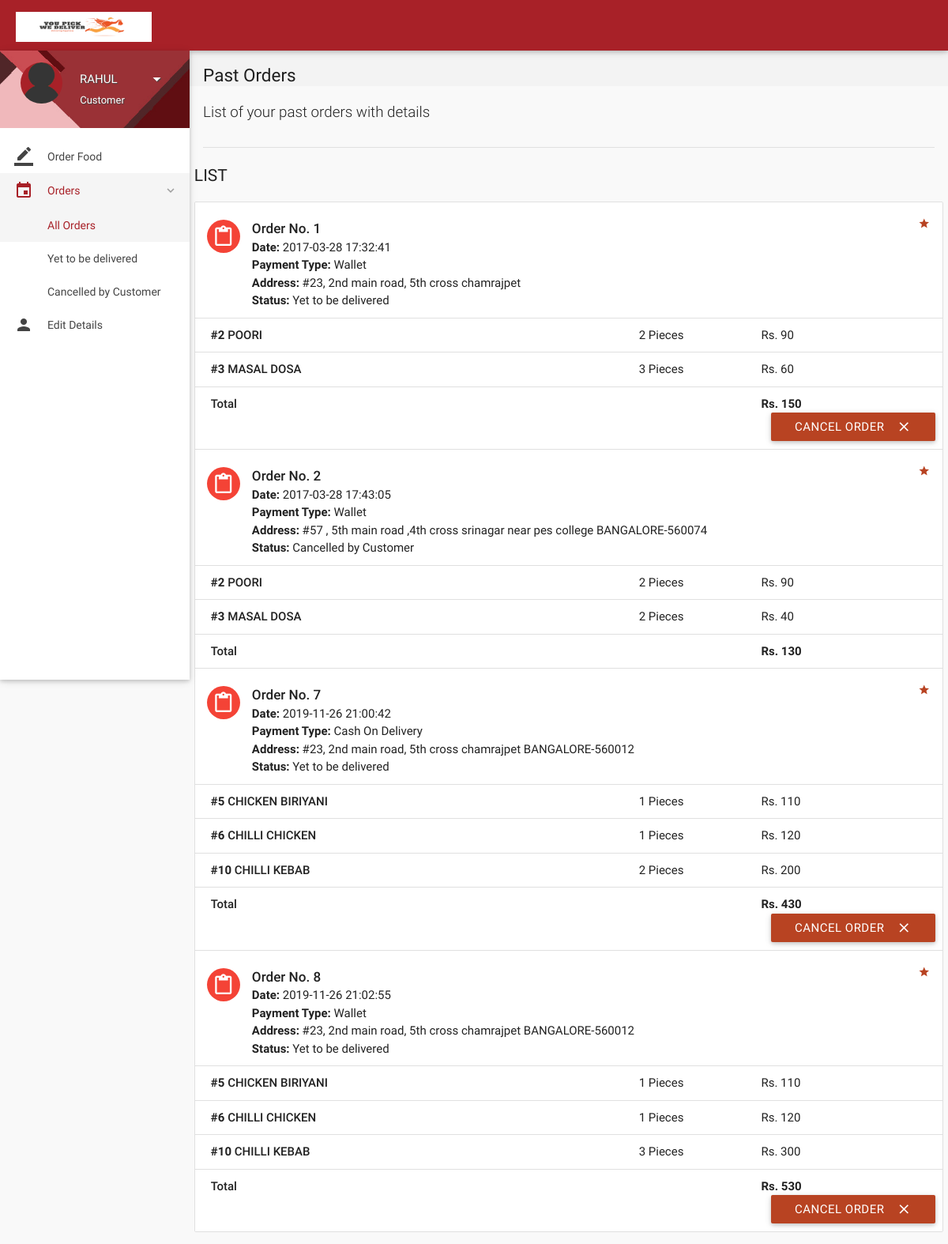
Page /orders.php (signed in) on the committed database.
### tables this page shows
CREATE TABLE `orders` (
  `id` int(11) NOT NULL,
  `customer_id` int(11) NOT NULL,
  `address` varchar(300) NOT NULL,
  `date` datetime NOT NULL DEFAULT current_timestamp(),
  `payment_type` varchar(16) NOT NULL DEFAULT 'Wallet',
  `total` int(11) NOT NULL,
  `status` varchar(25) NOT NULL DEFAULT 'Yet to be delivered',
  `deleted` tinyint(4) NOT NULL DEFAULT 0
);

CREATE TABLE `order_details` (
  `id` int(11) NOT NULL,
  `order_id` int(11) NOT NULL,
  `item_id` int(11) NOT NULL,
  `quantity` int(11) NOT NULL,
  `price` int(11) NOT NULL
);

CREATE TABLE `items` (
  `id` int(11) NOT NULL,
  `name` varchar(20) NOT NULL,
  `price` int(11) NOT NULL,
  `deleted` tinyint(4) NOT NULL DEFAULT 0
);

### includes/connect.php (called while the page is built, shortened)
<?php
$name = $_SESSION['name'];
$role = $_SESSION['role'];
?>

### includes/wallet.php (called while the page is built, shortened)
<?php
$user_id=$_SESSION['user_id'];
?>

### orders.php (the view, shortened to what this page needs)
<?php
include 'includes/connect.php';
include 'includes/wallet.php';
	if($_SESSION['customer_sid']==session_id())
	{
		?>
<!DOCTYPE html>
<html lang="en">
<head>
  <link href="css/materialize.min.css" type="text/css" rel="stylesheet" media="screen,projection">
  <link href="css/style.min.css" type="text/css" rel="stylesheet" media="screen,projection">
  <link href="css/custom/custom.min.css" type="text/css" rel="stylesheet" media="screen,projection">
  <link href="js/plugins/perfect-scrollbar/perfect-scrollbar.css" type="text/css" rel="stylesheet" media="screen,projection">
</head>
<body>
  <header id="header" class="page-topbar">
        <div class="navbar-fixed">
            <nav class="navbar-color">
                <div class="nav-wrapper">
                    <ul class="left">
                      <li><h1 class="logo-wrapper"><a href="index.php" class="brand-logo darken-1"><img src="images/l.png" alt="logo"></a> <span class="logo-text">Logo</span></h1></li>
                    </ul>
                </div>
            </nav>
        </div>
  </header>
  <div id="main">
    <div class="wrapper">
      <aside id="left-sidebar-nav">
        <ul id="slide-out" class="side-nav fixed leftside-navigation">
            <li class="user-details cyan darken-2">
            <div class="row">
                <div class="col col s4 m4 l4">
                    <img src="images/avatar.jpg" alt="" class="circle responsive-img valign profile-image">
                </div>
                <div class="col col s8 m8 l8">
                    <a class="btn-flat dropdown-button waves-effect waves-light white-text profile-btn" href="#" data-activates="profile-dropdown"><?php echo $name;?> <i class="mdi-navigation-arrow-drop-down right"></i></a>
                    <p class="user-roal"><?php echo $role;?></p>
                </div>
            </div>
            </li>
            <li class="bold"><a href="index.php" class="waves-effect waves-cyan"><i class="mdi-editor-border-color"></i> Order Food</a>
            </li>
                <li class="no-padding">
                    <ul class="collapsible collapsible-accordion">
                        <li class="bold"><a class="collapsible-header waves-effect waves-cyan active"><i class="mdi-editor-insert-invitation"></i> Orders</a>
                            <div class="collapsible-body">
                                <ul>
								<li class="<?php
								if(!isset($_GET['status'])){
										echo 'active';
									}?>
									"><a href="orders.php">All Orders</a>
                                </li>
								<?php
									$sql = mysqli_query($con, "SELECT DISTINCT status FROM orders  WHERE customer_id = $user_id;;");
									while($row = mysqli_fetch_array($sql)){
                                    echo '<li class='.(isset($_GET['status'])?($status == $_GET['status'] ? 'active' : ''): '').'><a href="orders.php?status='.$row['status'].'">'.$row['status'].'</a>
                                    </li>';
									}
									?>
                                </ul>
                            </div>
                        </li>
                    </ul>
                </li>
            <li class="bold"><a href="details.php" class="waves-effect waves-cyan"><i class="mdi-social-person"></i> Edit Details</a>
            </li>
        </ul>
        </aside>
      <section id="content">
        <div id="breadcrumbs-wrapper">
          <div class="container">
            <div class="row">
              <div class="col s12 m12 l12">
                <h5 class="breadcrumbs-title">Past Orders</h5>
              </div>
            </div>
          </div>
        </div>
        <div class="container">
          <p class="caption">List of your past orders with details</p>
          <div class="divider"></div>
<div id="work-collections" class="seaction">
					<?php
					if(isset($_GET['status'])){
						$status = $_GET['status'];
					}
					else{
						$status = '%';
					}
					$sql = mysqli_query($con, "SELECT * FROM orders WHERE customer_id = $user_id AND status LIKE '$status';;");
					echo '              <div class="row">
                <div>
                    <h4 class="header">List</h4>
                    <ul id="issues-collection" class="collection">';
					while($row = mysqli_fetch_array($sql))
					{
						$status = $row['status'];
						echo '<li class="collection-item avatar">
                              <i class="mdi-content-content-paste red circle"></i>
                              <span class="collection-header">Order No. '.$row['id'].'</span>
                              <p><strong>Date:</strong> '.$row['date'].'</p>
                              <p><strong>Payment Type:</strong> '.$row['payment_type'].'</p>
							  <p><strong>Address: </strong>'.$row['address'].'</p>
                              <p><strong>Status:</strong> '.($status=='Paused' ? 'Paused <a  data-position="bottom" data-delay="50" data-tooltip="Please contact administrator for further details." class="btn-floating waves-effect waves-light tooltipped cyan">    ?</a>' : $status).'</p>
							  '.(!empty($row['description']) ? '<p><strong>Note: </strong>'.$row['description'].'</p>' : '').'
							  <a href="#" class="secondary-content"><i class="mdi-action-grade"></i></a>
                              </li>';
						$order_id = $row['id'];
						$sql1 = mysqli_query($con, "SELECT * FROM order_details WHERE order_id = $order_id;");
						while($row1 = mysqli_fetch_array($sql1))
						{
							$item_id = $row1['item_id'];
							$sql2 = mysqli_query($con, "SELECT * FROM items WHERE id = $item_id;");
							while($row2 = mysqli_fetch_array($sql2)){
								$item_name = $row2['name'];
							}
							echo '<li class="collection-item">
                            <div class="row">
                            <div class="col s7">
                            <p class="collections-title"><strong>#'.$row1['item_id'].'</strong> '.$item_name.'</p>
                            </div>
                            <div class="col s2">
                            <span>'.$row1['quantity'].' Pieces</span>
                            </div>
                            <div class="col s3">
                            <span>Rs. '.$row1['price'].'</span>
                            </div>
                            </div>
                            </li>';
							$id = $row1['order_id'];
						}
								echo'<li class="collection-item">
                                        <div class="row">
                                            <div class="col s7">
                                                <p class="collections-title"> Total</p>
                                            </div>
                                            <div class="col s2">
											<span> </span>
                                            </div>
                                            <div class="col s3">
                                                <span><strong>Rs. '.$row['total'].'</strong></span>
                                            </div>';
								if(!preg_match('/^Cancelled/', $status)){
									if($status != 'Delivered'){
								echo '<form action="routers/cancel-order.php" method="post">
										<input type="hidden" value="'.$id.'" name="id">
										<input type="hidden" value="Cancelled by Customer" name="status">
										<input type="hidden" value="'.$row['payment_type'].'" name="payment_type">
										<button class="btn waves-effect waves-light right submit" type="submit" name="action">Cancel Order
                                              <i class="mdi-content-clear right"></i>
										</button>
										</form>';
								}
								}
								echo'</div></li>';
					}
					?>
					 </ul>
                </div>
              </div>
            </div>
        </div>
      </section>
    </div>
  </div>
</body>
</html>
<?php
	}
?>

### rows in the picture
orders: id "1", date "2017-03-28 17:32:41", payment_type "Wallet", address "#23, 2nd main road, 5th cross chamrajpet", status "Yet to be delivered", total "150"
order_details: item "2", item.name "POORI", quantity "2", price "90"
order_details: item "3", item.name "MASAL DOSA", quantity "3", price "60"
orders: id "2", date "2017-03-28 17:43:05", payment_type "Wallet", address "#57 , 5th main road ,4th cross srinagar near pes college BANGALORE-560074", status "Cancelled by Customer", total "130"
order_details: item "2", item.name "POORI", quantity "2", price "90"
order_details: item "3", item.name "MASAL DOSA", quantity "2", price "40"
orders: id "7", date "2019-11-26 21:00:42", payment_type "Cash On Delivery", address "#23, 2nd main road, 5th cross chamrajpet BANGALORE-560012", status "Yet to be delivered", total "430"
order_details: item "5", item.name "CHICKEN BIRIYANI", quantity "1", price "110"
order_details: item "6", item.name "CHILLI CHICKEN", quantity "1", price "120"
order_details: item "10", item.name "CHILLI KEBAB", quantity "2", price "200"
orders: id "8", date "2019-11-26 21:02:55", payment_type "Wallet", address "#23, 2nd main road, 5th cross chamrajpet BANGALORE-560012", status "Yet to be delivered", total "530"
order_details: item "5", item.name "CHICKEN BIRIYANI", quantity "1", price "110"
order_details: item "6", item.name "CHILLI CHICKEN", quantity "1", price "120"
order_details: item "10", item.name "CHILLI KEBAB", quantity "3", price "300"

### other values in the picture
$name "RAHUL"
$role "Customer"
$row['status'] "Yet to be delivered"
$row['status'] "Cancelled by Customer"
